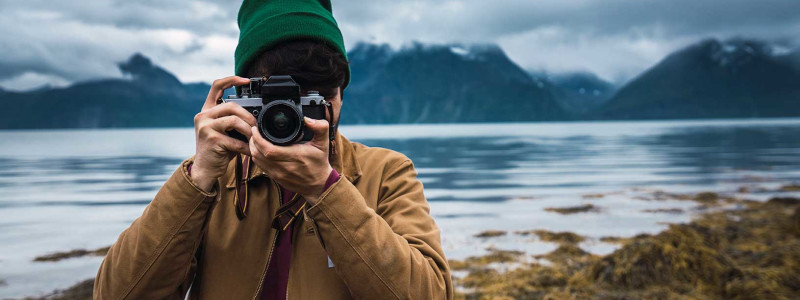
#> input picture assets/nature.jpg, 800 x 300 px; its folder holds 3 pictures in this run; the run also reads 1 picture not shown here
$ python main.py
#> lines starting #> are read from the running program, lines starting #| are printed output that depends on the picture
### image.py
from typing import Self

import cv2 as cv
import numpy as np


class Image:
    def __init__(self, *, image: np.ndarray = None, path: str = None):
        self.__img: np.ndarray = cv.imread(path) if path is not None else image

    def resize(self, width: int, height: int) -> Self:
        new_img = cv.resize(self.__img, (width, height), interpolation=cv.INTER_AREA)
        return Image(image=new_img)

    def reshape(self, shape: tuple[int, int]) -> Self:
        new_img = self.__img.reshape(shape)
        return Image(image=new_img)

    def to_float_32(self) -> Self:
        new_img = np.float32(self.__img)
        return Image(image=new_img)

    @property
    def shape(self):
        return self.__img.shape

    @property
    def array(self):
        return self.__img

### k_means.py
import cv2 as cv
import numpy as np

from image import Image


class KMeans:
    def __init__(self, image: Image, shape):
        self.__img = image
        self.__shape = shape
        self.__clustered_image: np.ndarray = None
        self.__history = []

    # [17 lines left out: function run, not called in this run]

    @property
    def clustered_image(self):
        return self.__clustered_image

    @property
    def history(self):
        return self.__history

### particle_swarm.py
from typing import Callable

from pyswarm import pso


class ParticleSwarm:
    def __init__(self,
                 fitness_function: Callable,
                 upper_bound: list[int],
                 lower_bound: list[int],
                 swarm_size: int = 20,
                 max_iteration: int = 10):
        self.__fitness_function: Callable = fitness_function
        self.__upper_bound: list[int] = upper_bound
        self.__lower_bound: list[int] = lower_bound
        self.__swarm_size: int = swarm_size
        self.__max_iteration: int = max_iteration

        self.__global_best_k: int = 0
        self.__global_best_iteration: int = 0
        self.__global_best_attempts: int = 0
        self.__global_best_epsilon: float = 0.0
        self.__objective_value_at_best: int = 0

    def run(self) -> None:
        print("Finding optimum parameters")

        ret = pso(func=self.__fitness_function,
                  lb=self.__lower_bound,
                  ub=self.__upper_bound,
                  swarmsize=self.__swarm_size,
                  maxiter=self.__max_iteration)

        self.__assign_global_best_values(ret)

    @property
    def result(self):
        return f"Best K: {self.__global_best_k}, Best iteration: {self.__global_best_iteration}, " \
               f"Best attempts: {self.__global_best_attempts}, Best epsilon: {self.__global_best_epsilon}," \
               f" Best objective value: {self.__objective_value_at_best:_}"

    # [6 lines left out: function __assign_global_best_values, not called in this run]

### main.py
import cv2 as cv
import matplotlib.pyplot as plt

from image import Image
from k_means import KMeans
from particle_swarm import ParticleSwarm


def main(image_name: str) -> None:
    path = f"./assets/{image_name}.jpg"
    image = Image(path=path)

    image = image.resize(height=408, width=408)
    image_shape = image.shape

    image = image.reshape((-1, 3))
    image = image.to_float_32()

    upper_bound = [5, 5, 5, 1]
    lower_bound = [1, 1, 1, 0.1]

    k_means = KMeans(image, image_shape)

    pso = ParticleSwarm(k_means.run, upper_bound, lower_bound)
    pso.run()

    show_results(image_name, pso.result, k_means)


def show_results(image_name: str, pso_result: str, k_means: KMeans):
    print(pso_result)

    history = k_means.history
    attempts = list(range(len(history)))

    plt.title(f"{image_name.capitalize()} Convergence")
    plt.plot(attempts, history, "--")
    plt.yscale("log")
    plt.show()

    cv.imshow(f"Clustered {image_name.capitalize()}", k_means.clustered_image)
    cv.waitKey(0)


if __name__ == '__main__':
    images = ["nature", "safari", "scarface"]

    for name in images:
        main(name)
#> this loop made 3 passes
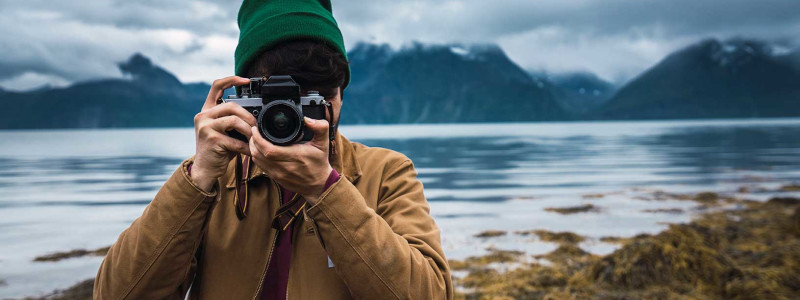
#> input picture assets/nature.jpg, 800 x 300 px
#> pass 1, in show_results, `plt.show()`:
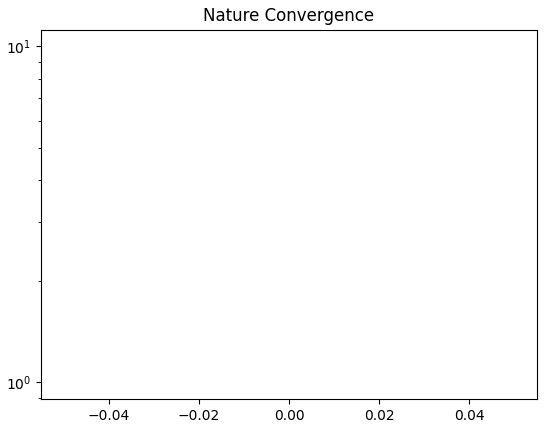
#> figure drawn by matplotlib, 1 panel
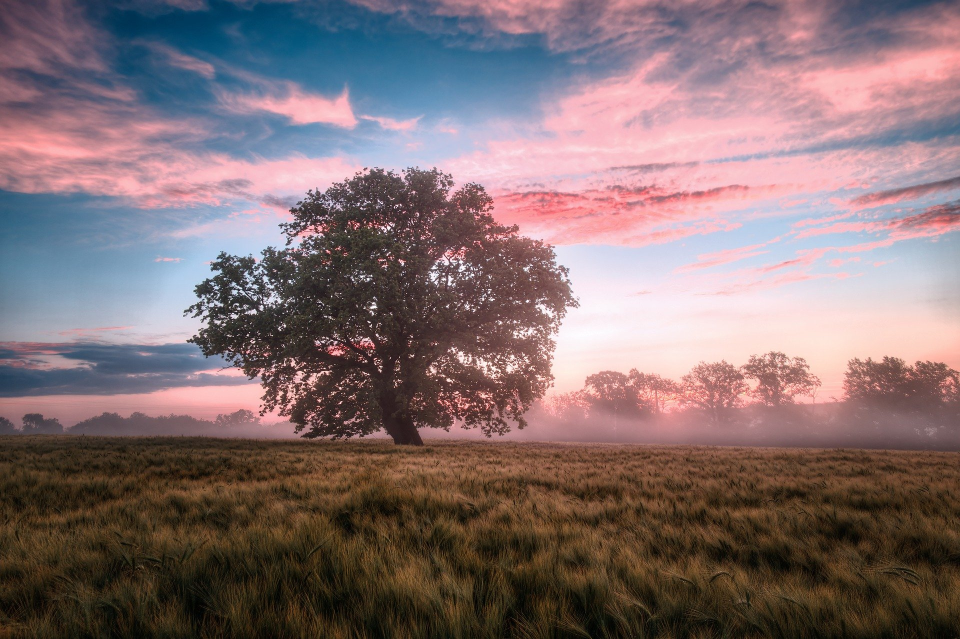
#> input picture assets/safari.jpg, 1920 x 1278 px (shown at 1/2 size)
